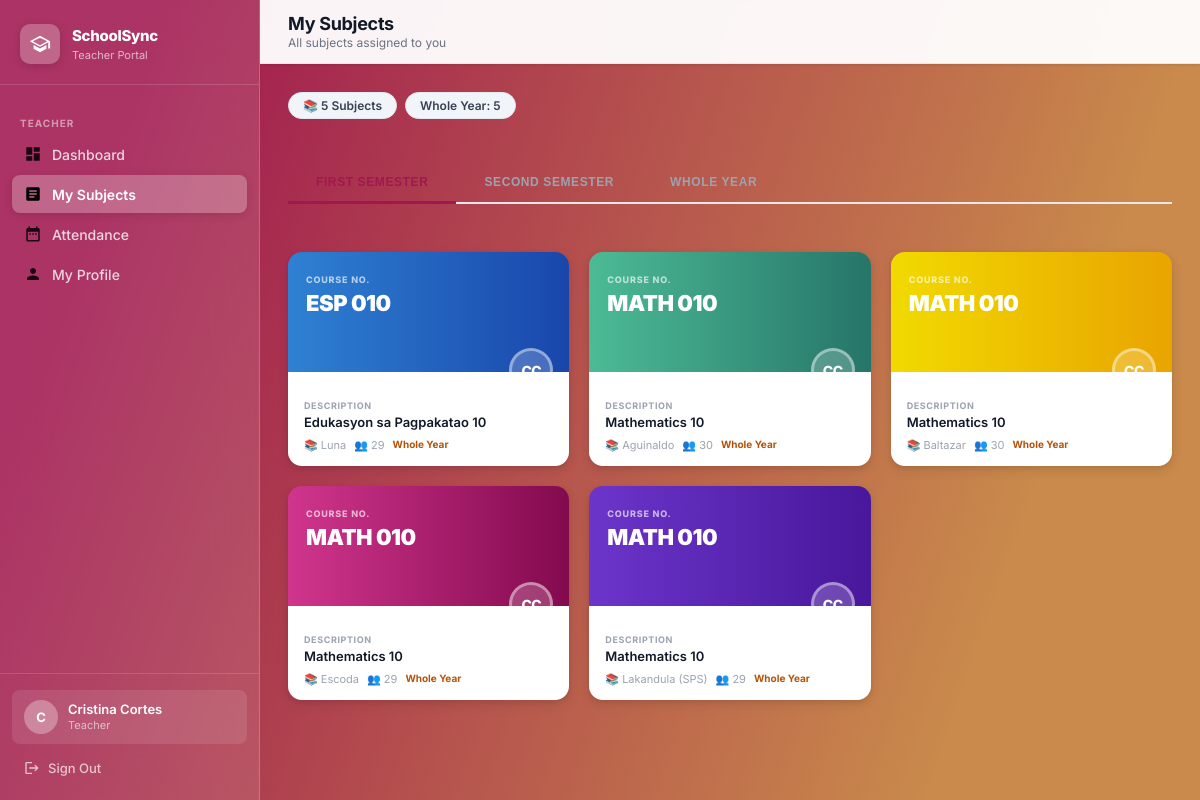
Page /teacher/subjects (signed in) on the committed database.
### tables this page shows
CREATE TABLE schedules (
        id INTEGER PRIMARY KEY AUTOINCREMENT,
        section_id INTEGER NOT NULL, subject_id INTEGER NOT NULL,
        teacher_id INTEGER NOT NULL, strand_id INTEGER,
        day TEXT NOT NULL, time_start TEXT NOT NULL, time_end TEXT NOT NULL, room TEXT, semester TEXT,
        FOREIGN KEY (section_id) REFERENCES sections(id) ON DELETE CASCADE,
        FOREIGN KEY (subject_id) REFERENCES subjects(id) ON DELETE CASCADE,
        FOREIGN KEY (teacher_id) REFERENCES teachers(id) ON DELETE CASCADE,
        FOREIGN KEY (strand_id) REFERENCES strands(id) ON DELETE SET NULL);

CREATE TABLE subjects (
        id INTEGER PRIMARY KEY AUTOINCREMENT,
        subject_code TEXT NOT NULL, subject_name TEXT NOT NULL,
        grade_level TEXT NOT NULL, strand TEXT, semester TEXT);

CREATE TABLE sections (
        id INTEGER PRIMARY KEY AUTOINCREMENT,
        grade_level TEXT NOT NULL, section_name TEXT NOT NULL, adviser_id INTEGER, student_limit INTEGER DEFAULT 40, strand_id INTEGER REFERENCES strands(id) ON DELETE SET NULL,
        FOREIGN KEY (adviser_id) REFERENCES teachers(id) ON DELETE SET NULL);

### app.py (the view)
@app.route('/teacher/subjects')
@teacher_required
def teacher_subjects():
    conn    = get_db()
    tid     = session['teacher_id']
    COLORS  = ['var(--blue-course)', 'var(--teal-course)', 'var(--yellow-course)', 'var(--pink-course)', 'var(--dark-teal-course)', 'var(--medium-blue-course)', 'var(--mint-green-course)', 'var(--green-course)', 'var(--orange-course)', 'var(--slate-blue-course)', 'var(--dark-green-course)', 'var(--orange-red-course)']
    teacher = conn.execute("SELECT first_name, last_name FROM teachers WHERE id=?", (tid,)).fetchone()
    initials = (teacher['first_name'][0] + teacher['last_name'][0]).upper() if teacher else '?'
    rows = conn.execute("""
        SELECT sc.subject_id, sc.section_id,
               sub.subject_name, sub.subject_code,
               sub.semester AS sub_semester,
               sub.grade_level,
               sec.section_name,
               (SELECT COUNT(*) FROM students s WHERE s.section_id=sec.id) AS student_count,
               sc.day, sc.time_start, sc.time_end, sc.room
        FROM schedules sc
        JOIN subjects sub ON sc.subject_id=sub.id
        JOIN sections sec ON sc.section_id=sec.id
        WHERE sc.teacher_id=?
        ORDER BY sub.subject_name, sec.section_name,
            CASE sc.day WHEN 'Monday' THEN 1 WHEN 'Tuesday' THEN 2
            WHEN 'Wednesday' THEN 3 WHEN 'Thursday' THEN 4
            WHEN 'Friday' THEN 5 WHEN 'Saturday' THEN 6 ELSE 7 END
    """, (tid,)).fetchall()
    conn.close()
    from collections import OrderedDict
    subjects_dict = OrderedDict()  # subject_id -> card data
    for r in rows:
        sub_id = r['subject_id']
        if sub_id not in subjects_dict:
            subjects_dict[sub_id] = {
                'subject_id':   sub_id,
                'subject_name': r['subject_name'],
                'subject_code': r['subject_code'],
                'semester':     r['sub_semester'] or '',
                'grade_level':  r['grade_level'] or '',
                'initials':     initials,
                'sections':     [],
                'schedules':    [],
                'seen_sections': set(),
            }
        card = subjects_dict[sub_id]
        if r['section_id'] not in card['seen_sections']:
            card['seen_sections'].add(r['section_id'])
            card['sections'].append({
                'section_id':   r['section_id'],
                'section_name': r['section_name'],
                'student_count': r['student_count'],
            })
        card['schedules'].append({
            'section_id': r['section_id'],
            'section_name': r['section_name'],
            'day':        r['day'],
            'time_start': r['time_start'],
            'time_end':   r['time_end'],
            'room':       r['room'],
        })
    color_map = {}
    color_idx = 0
    cards = []
    for sub_id, card in subjects_dict.items():
        del card['seen_sections']
        for sec in card['sections']:
            sec_id = sec['section_id']
            if sec_id not in color_map:
                color_map[sec_id] = COLORS[color_idx % len(COLORS)]
                color_idx += 1
            sec_scheds = [s for s in card['schedules'] if s['section_id'] == sec_id]
            cards.append({
                'subject_id':   sub_id,
                'subject_name': card['subject_name'],
                'subject_code': card['subject_code'],
                'semester':     card['semester'],
                'initials':     card['initials'],
                'color':        color_map[sec_id],
                'section_id':   sec_id,
                'section_name': sec['section_name'],
                'student_count': sec['student_count'],
                'schedules':    sec_scheds,
            })
    return render_template('teacher_subjects.html', cards=cards)

### app.py (called while the page is built)
def get_db():
    conn = sqlite3.connect(DATABASE)
    conn.row_factory = sqlite3.Row
    conn.execute("PRAGMA foreign_keys = ON")
    return conn

def teacher_required(f):
    @wraps(f)
    def decorated(*args, **kwargs):
        if 'teacher_id' not in session:
            return redirect(url_for('login'))
        return f(*args, **kwargs)
    return decorated

### templates/teacher_subjects.html (shortened to what this page needs)
{% extends "portal_layout.html" %}
{% block page_title %}My Subjects{% endblock %}
{% block page_subtitle %}All subjects assigned to you{% endblock %}
{% block content %}
{% if not cards %}
<div class="content-card">
  <div class="empty-state">
    <svg viewBox="0 0 24 24" fill="currentColor"><path d="M19 3H5c-1.1 0-2 .9-2 2v14c0 1.1.9 2 2 2h14c1.1 0 2-.9 2-2V5c0-1.1-.9-2-2-2zm-5 14H7v-2h7v2zm3-4H7v-2h10v2zm0-4H7V7h10v2z"/></svg>
    <h3>No subjects assigned</h3>
    <p>Your subjects will appear here once the admin assigns you to a schedule.</p>
  </div>
</div>
{% else %}
{% set sem1 = cards | selectattr("semester","equalto","1st Semester") | list %}
{% set sem2 = cards | selectattr("semester","equalto","2nd Semester") | list %}
{% set wy   = cards | selectattr("semester","equalto","Whole Year")   | list %}
{% set na   = cards | rejectattr("semester","in",["1st Semester","2nd Semester","Whole Year"]) | list %}
<div class="stats-bar">
  <span class="stat-chip">📚 {{ cards|length }} Subject{{ 's' if cards|length != 1 else '' }}</span>
  {% if wy   %}<span class="stat-chip">Whole Year: {{ wy|length }}</span>{% endif %}
</div>
<div class="sem-tabs">
  <button class="sem-tab-btn active" data-sem="1st" onclick="switchSem('1st',this)">First Semester</button>
  <button class="sem-tab-btn"        data-sem="2nd" onclick="switchSem('2nd',this)">Second Semester</button>
  <button class="sem-tab-btn"        data-sem="wy"  onclick="switchSem('wy',this)">Whole Year</button>
</div>
{% macro render_card(c) %}
<a href="{{ url_for('teacher_subject_detail', sub_id=c.subject_id, sec_id=c.section_id) }}" class="subject-card">
  <div class="card-top" style="background:{{ c.color }};">
    <div class="card-badge">Course No.</div>
    <div class="card-code">{{ c.subject_code }}</div>
    <div class="card-avatar">{{ c.initials }}</div>
  </div>
  <div class="card-bottom">
    <div class="card-desc-lbl">Description</div>
    <div class="card-desc-val">{{ c.subject_name }}</div>
    <div class="card-meta">
      <span class="card-meta-item">📚 {{ c.section_name }}</span>
      <span class="card-meta-item">👥 {{ c.student_count }}</span>
      {% if c.semester == 'Whole Year' %}<span class="wy-badge">Whole Year</span>{% endif %}
    </div>
  </div>
</a>
{% endmacro %}
<div class="sem-panel subjects-grid active" id="panel_1st">
  {% set p1 = sem1 + wy + na %}
  {% if p1 %}{% for c in p1 %}{{ render_card(c) }}{% endfor %}
  {% else %}<div class="empty-sem">No subjects for 1st Semester</div>{% endif %}
</div>
  {% set p2 = sem2 + wy + na %}
  {% set pwy = wy + na %}
{% endif %}
{% endblock %}

### templates/portal_layout.html (shortened to what this page needs)
<!DOCTYPE html>
<html lang="en">
<head>
  <link rel="stylesheet" href="{{ url_for('static', filename='css/style.css') }}">
</head>
<body>
<div class="app-shell">
  <aside class="sidebar" id="sidebar">
    <div class="sidebar-brand">
      <div class="brand-icon">
        <svg viewBox="0 0 24 24"><path d="M12 3L1 9l11 6 9-4.91V17h2V9L12 3zm0 2.27L20 9l-8 4.36L4 9l8-3.73zM5 13.18v4L12 21l7-3.82v-4L12 17l-7-3.82z"/></svg>
      </div>
      <div class="brand-text">
        <h2>SchoolSync</h2>
        <span>
          {% if session.get('role') == 'teacher' %}Teacher Portal
          {% elif session.get('role') == 'student' %}Student Portal
          {% else %}Portal{% endif %}
        </span>
      </div>
    </div>
    <nav class="sidebar-nav">
      {% if session.get('role') == 'teacher' %}
        <div class="nav-section-label">Teacher</div>
        <a href="{{ url_for('teacher_dashboard') }}" class="nav-link {% if request.endpoint=='teacher_dashboard' %}active{% endif %}">
          <svg viewBox="0 0 24 24"><path d="M3 13h8V3H3v10zm0 8h8v-6H3v6zm10 0h8V11h-8v10zm0-18v6h8V3h-8z"/></svg>
          Dashboard
        </a>
        <a href="{{ url_for('teacher_subjects') }}" class="nav-link {% if request.endpoint in ('teacher_subjects','teacher_subject_detail') %}active{% endif %}">
          <svg viewBox="0 0 24 24"><path d="M19 3H5c-1.1 0-2 .9-2 2v14c0 1.1.9 2 2 2h14c1.1 0 2-.9 2-2V5c0-1.1-.9-2-2-2zm-5 14H7v-2h7v2zm3-4H7v-2h10v2zm0-4H7V7h10v2z"/></svg>
          My Subjects
        </a>
        <a href="{{ url_for('teacher_attendance_home') }}" class="nav-link {% if 'teacher_attendance' in request.endpoint %}active{% endif %}">
          <svg viewBox="0 0 24 24"><path d="M9 11H7v2h2v-2zm4 0h-2v2h2v-2zm4 0h-2v2h2v-2zm2-7h-1V2h-2v2H8V2H6v2H5c-1.11 0-1.99.9-1.99 2L3 20c0 1.1.89 2 2 2h14c1.1 0 2-.9 2-2V6c0-1.1-.9-2-2-2zm0 16H5V9h14v11z"/></svg>
          Attendance
        </a>
        <a href="{{ url_for('teacher_portal_profile') }}" class="nav-link {% if request.endpoint=='teacher_portal_profile' %}active{% endif %}">
          <svg viewBox="0 0 24 24"><path d="M12 12c2.21 0 4-1.79 4-4s-1.79-4-4-4-4 1.79-4 4 1.79 4 4 4zm0 2c-2.67 0-8 1.34-8 4v2h16v-2c0-2.66-5.33-4-8-4z"/></svg>
          My Profile
        </a>
      {% endif %}
    </nav>
    <div class="sidebar-footer">
      <div class="sidebar-user">
        <div class="user-avatar">
          {% if session.get('teacher_name') %}{{ session.teacher_name[0]|upper }}
          {% elif session.get('student_name') %}{{ session.student_name[0]|upper }}
          {% else %}?{% endif %}
        </div>
        <div class="user-info">
          <div class="user-name">
            {{ session.get('teacher_name') or session.get('student_name') or 'User' }}
          </div>
          <div class="user-role">
            {% if session.get('role') == 'teacher' %}Teacher
            {% elif session.get('role') == 'student' %}Student
            {% endif %}
          </div>
        </div>
      </div>
      <a href="{{ url_for('logout') }}" class="logout-btn">
        <svg viewBox="0 0 24 24" fill="currentColor"><path d="M17 7l-1.41 1.41L18.17 11H8v2h10.17l-2.58 2.58L17 17l5-5-5-5zM4 5h8V3H4c-1.1 0-2 .9-2 2v14c0 1.1.9 2 2 2h8v-2H4V5z"/></svg>
        Sign Out
      </a>
    </div>
  </aside>
  <div class="main-content">
    <header class="top-header">
      <div style="display:flex;align-items:center;gap:12px;">
        <div class="header-title">
          <h1>{% block page_title %}{% endblock %}</h1>
          <p>{% block page_subtitle %}{% endblock %}</p>
        </div>
      </div>
    </header>
    <main class="page-body">{% block content %}{% endblock %}</main>
  </div>
</div>
</body>
</html>

### templates/teacher_subjects.html (style rules this page uses)
.sem-tabs { display:flex; gap:0; border-bottom:2px solid var(--border); margin-bottom:24px; }
.sem-tab-btn { padding:12px 28px; font-size:12px; font-weight:800; cursor:pointer; border:none; background:none; color:var(--text-muted); letter-spacing:.6px; text-transform:uppercase; border-bottom:3px solid transparent; margin-bottom:-2px; transition:all .15s; white-space:nowrap; }
.sem-tab-btn.active { color:rgba(160,24,80,1); border-bottom-color:rgba(160,24,80,1); }
.subjects-grid { display:grid; grid-template-columns:repeat(auto-fill,minmax(260px,1fr)); gap:20px; }
.sem-panel { display:none; }
.sem-panel.active { display:grid; }
.subject-card { border-radius:14px; overflow:hidden; box-shadow:var(--shadow-md); transition:transform .15s, box-shadow .15s; text-decoration:none; display:block; }
.card-top { padding:22px 18px 52px; position:relative; min-height:120px; }
.card-badge { font-size:9px; font-weight:800; text-transform:uppercase; letter-spacing:.8px; color:rgba(255,255,255,.65); margin-bottom:6px; }
.card-code { font-size:22px; font-weight:900; color:#fff; letter-spacing:-.5px; line-height:1.15; }
.card-avatar { position:absolute; bottom:-20px; right:16px; width:44px; height:44px; border-radius:50%; background:rgba(255,255,255,.2); border:3px solid rgba(255,255,255,.4); display:flex; align-items:center; justify-content:center; font-size:14px; font-weight:800; color:#fff; letter-spacing:-.5px; }
.card-bottom { background:#fff; padding:28px 16px 14px; }
.card-desc-lbl { font-size:9px; font-weight:700; text-transform:uppercase; letter-spacing:.6px; color:var(--text-muted); margin-bottom:3px; }
.card-desc-val { font-size:13px; font-weight:600; color:var(--text-primary); white-space:nowrap; overflow:hidden; text-overflow:ellipsis; }
.card-meta { display:flex; gap:8px; margin-top:8px; flex-wrap:wrap; }
.card-meta-item { font-size:11px; color:var(--text-muted); }
.wy-badge { font-size:10px; font-weight:700; color:#b45309; }
.stats-bar { display:flex; gap:8px; margin-bottom:20px; flex-wrap:wrap; }
.stat-chip { padding:5px 14px; border-radius:99px; font-size:12px; font-weight:600; background:#f1f5f9; color:#374151; border:1px solid #e2e8f0; }

### rows in the picture
schedules: subject_code "ESP 010", initials "CC", subject_name "Edukasyon sa Pagpakatao 10", section_name "Luna", student_count "29"
schedules: subject_code "MATH 010", initials "CC", subject_name "Mathematics 10", section_name "Aguinaldo", student_count "30"
subjects: subject_code "MATH 010" "MATH 010" "MATH 010", subject_name "Mathematics 10" "Mathematics 10" "Mathematics 10"
sections: section_name "Baltazar"
sections: section_name "Escoda"
sections: section_name "Lakandula (SPS)"

### other values in the picture
{{ session.teacher_name[0]|upper }} "C"
{{ session.get('teacher_name') or session.get('student_name') or 'User' }} "Cristina Cortes"
{{ cards|length }} "5"
{{ 's' if cards|length != 1 else '' }} "s"
{{ wy|length }} "5"
{{ c.initials }} "CC" "CC" "CC"
{{ c.student_count }} "30" "29" "29"
